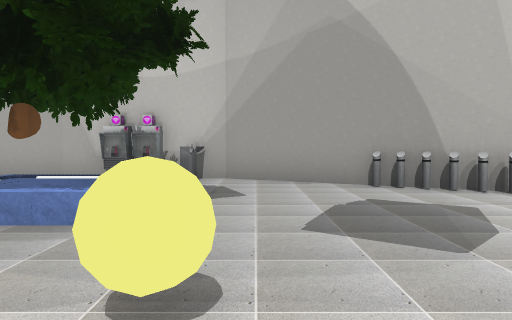
[1] (above)

24 first-person views from a walk through a scene from a Unity 3-D project. The camera is 1.3 m above the floor, tilts 2° down and sees 70° across. The floor is counted in squares, 2 m on a side. Each view is taken from the middle of a square. On the plan, view 1 faces up. The plan holds only what a view shows up to about 11 squares ahead; the rest is blank. The place goes on beyond the plan. Some animated figures are left out. Some surface patterns are stand-ins.

[2]
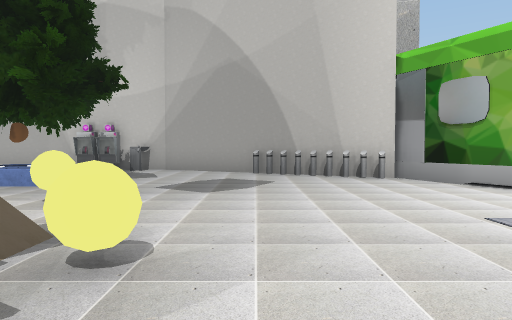

[3]
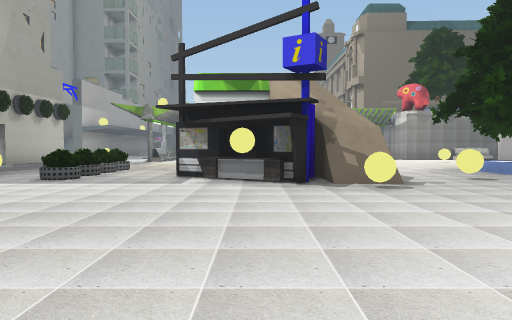

[4]
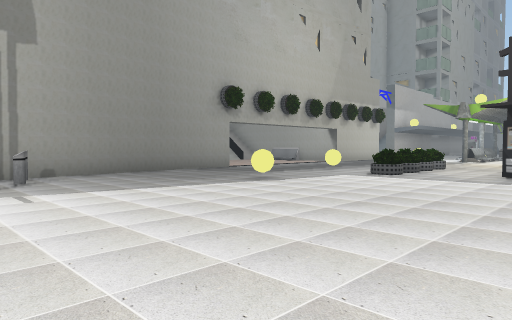

[5]
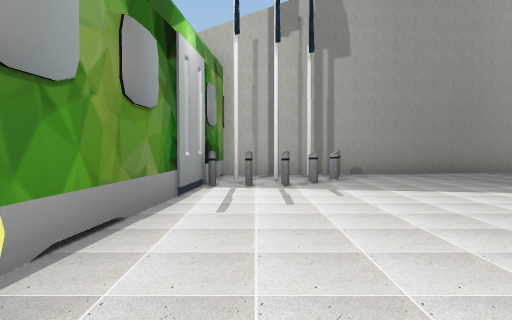

[6]
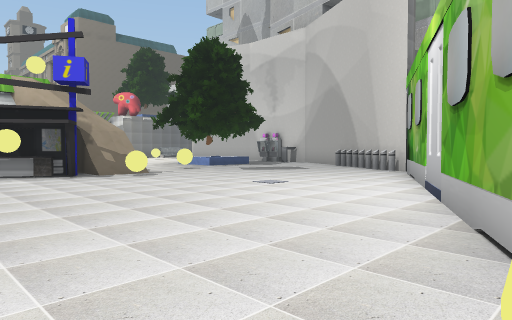

[7]
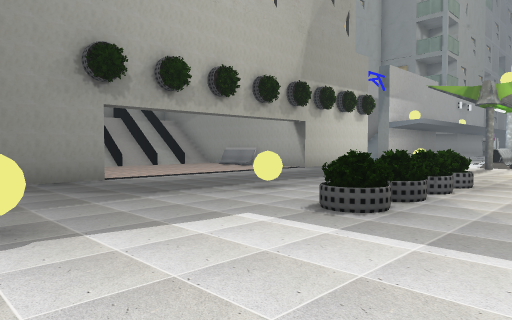

[8]
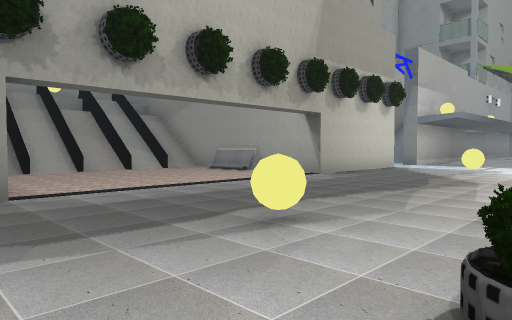

[9]
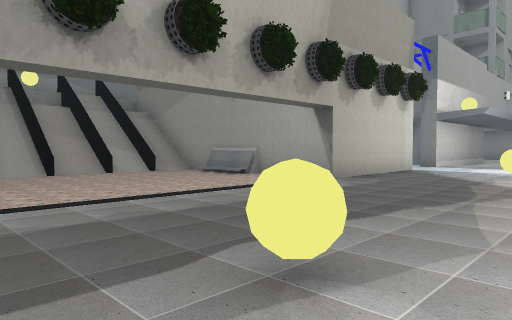

[10]
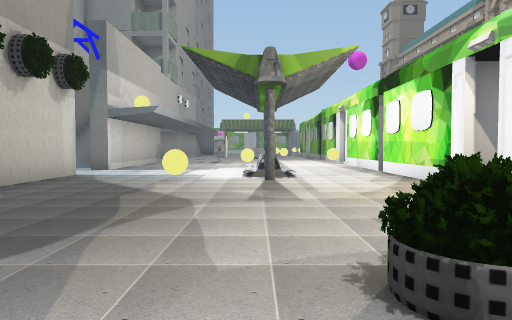

[11]
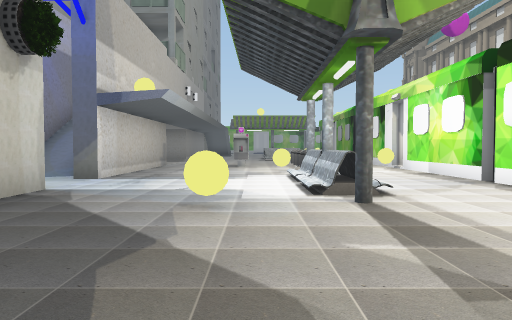

[12]
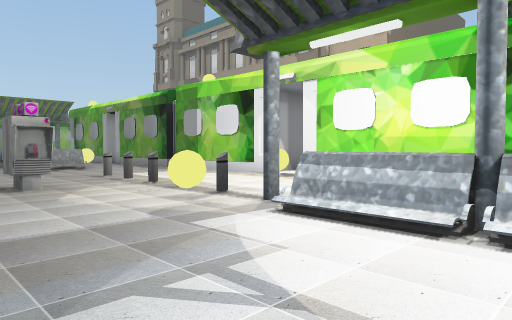

[13]
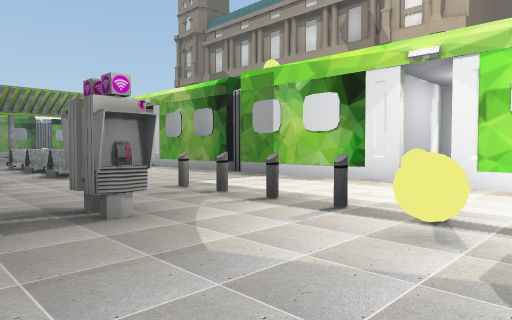

[14]
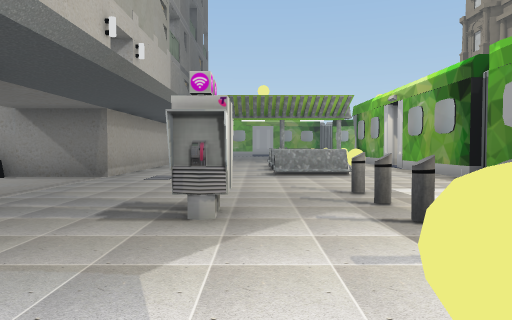

[15]
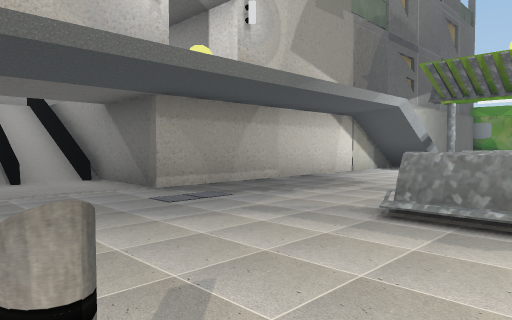

[16]
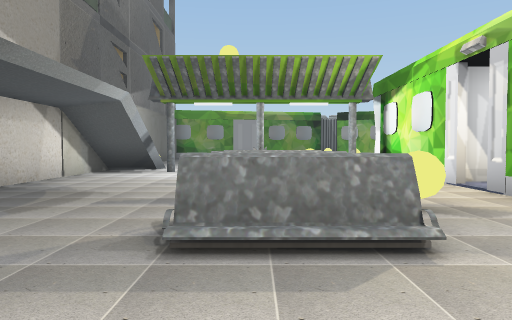

[17]
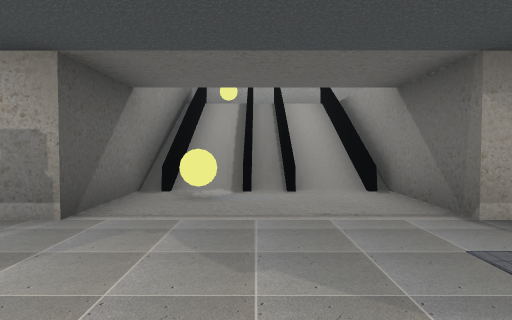

[18]
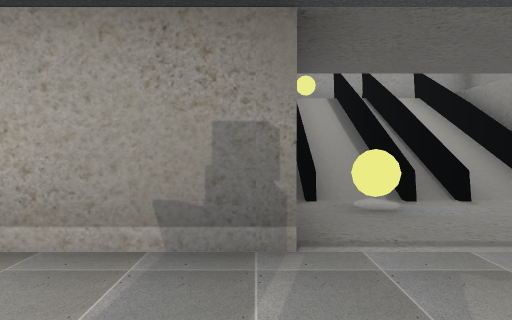

[19]
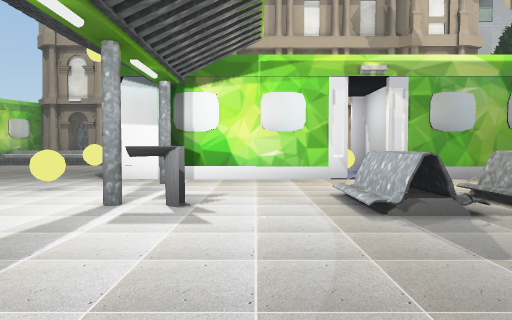

[20]
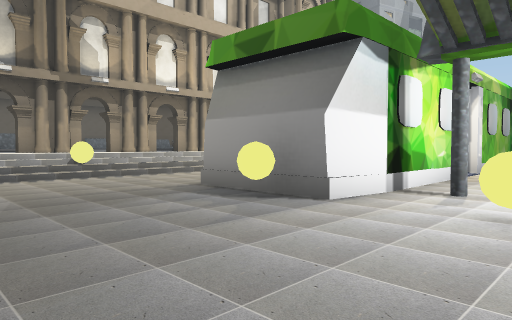

[21]
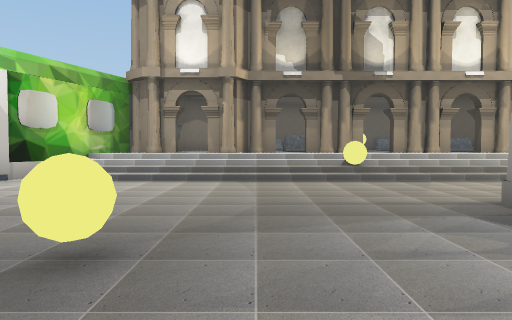

[22]
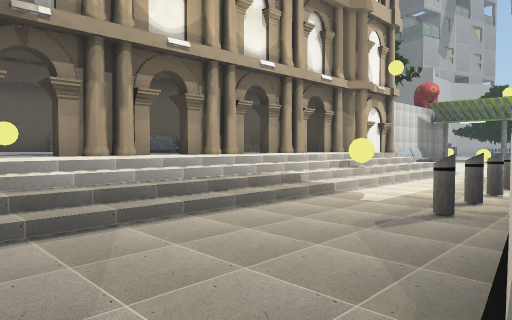

[23]
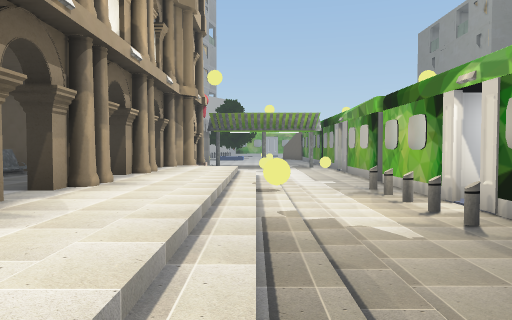

[24]
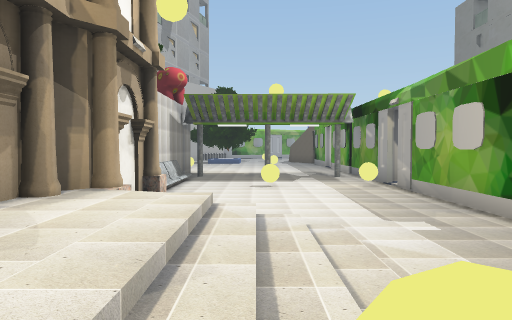

### Floor plan
Key: @ floor where view 1 was taken; # wall or solid block; x gap in a wall; . main floor; : floor 0.75 m higher than the main floor; + floor 1 m higher than the main floor; * floor 1.25 m higher than the main floor; % floor 2.5 m higher than the main floor; & floor 3 m higher than the main floor; / step, stairs or slope; = window, fence, low wall or low ledge; ^ raised ledge; O other object.
Columns run from 39 left of view 1 to 10 right of it. Each row starts with its distance up from view 1.
  8                                   ####OO
  7         x+  O#O#                    OOO.##  O
  6          +  +++                       ...OO#O
  5  # O O+OO#O+OOxO O    O O           OO....OOO
  4 ##OOOO+OOOO+OOOO+OO#O/./.           O  ......#
  3 #/++++++++++++++++  .....          .OO.......#
  2 #///////////////// ...=..          ...........#
  1 #/////////////////.......          ...==......##
  0  ........................             .@.......#
 -1  ..........OOOOOO......#.             %:=......#
 -2   ......##  #############           ##&#........#
 -3    .....##  ####### #####            =##........#
 -4    .#...#####.#####==#####=#==##      #.........##
 -5     .....O.............#.......##  ..............=
 -6     ....#........................................=
 -7     .........OO#O..................OOOO.........^
 -8         .OO..OO.O...OOOOOOOOOOO..........=......#
 -9          ............OO.=............=........OOO
-10          O...................................OO#^
-11            ..................................O##^
-12           O....OxO...######.....O.........######^
-13            OOOOO         //..####......####
-14                O /. #   ///     #......
-15                O =/^=O ###      #O.....
-16                  =/^=OOOOO      #/.....
-17                  =/^#O          ##.==/=
-18                O =/^#O           #*##/#
-19                O    #O           #%##/#
-20                OOOOOOO             ##/
-21                                     #

Positions as (right, up) in squares from view 1, and headings:
1: (0, 0), facing up
2: (2, -3), facing up
3: (7, -3), facing left
4: (8, -3), facing down-left
5: (8, -3), facing down
6: (9, -5), facing up-left
7: (3, -5), facing down-left
8: (1, -7), facing down-left
9: (0, -8), facing down-left
10: (-2, -8), facing left
11: (-5, -9), facing left
12: (-11, -11), facing up-left
13: (-14, -11), facing up-left
14: (-14, -9), facing left
15: (-19, -7), facing down-left
16: (-20, -8), facing left
17: (-20, -9), facing down
18: (-18, -10), facing down
19: (-28, -12), facing up
20: (-35, -7), facing up-right
21: (-34, -6), facing up
22: (-32, -2), facing up-right
23: (-32, 2), facing right
24: (-26, 2), facing right
